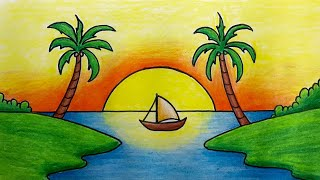
#> input picture data/ornek.jpg, 320 x 180 px
$ python Harris.py
#> lines starting #> are read from the running program, lines starting #| are printed output that depends on the picture; after the words box and inside, x2 and y2 are one past the last pixel; in counts of white or black regions, pixels touching at a corner belong together
import cv2

# Görüntüyü yükle
img = cv2.imread('data/ornek.jpg')
#> img is the input picture: shape (180, 320, 3); mean B, G, R 73.1, 156.2, 143.4

# Görüntüyü gri tona dönüştür
gray = cv2.cvtColor(img, cv2.COLOR_BGR2GRAY)
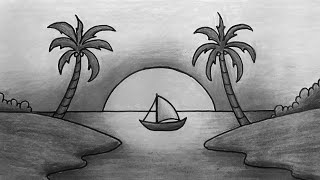
#> gray: shape (180, 320); min 1, max 249, mean 142.9

# Harris köşe detektörü parametreleri
block_size = 2  # Kare yama boyutu
ksize = 3  # Sobel çekirdeği boyutu
k = 0.04  # Harris skorunun duyarlılık parametresi

# Harris köşe detektörü uygula
harris_corners = cv2.cornerHarris(gray, block_size, ksize, k)
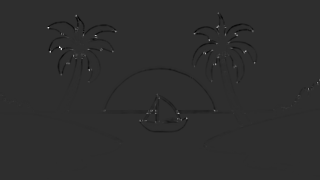
#> harris_corners: shape (180, 320) float32; min -0.0137, max 0.0621, mean -7.75e-05; drawn with min black and max white

# Köşeleri işaretle
img[harris_corners > 0.01 * harris_corners.max()] = [0, 0, 255]
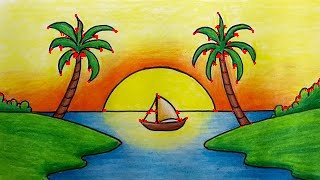
#> img: shape (180, 320, 3); 1.15% of pixels changed, all inside (x1, y1, x2, y2) = (0, 12, 320, 147)

# Görüntüyü göster
cv2.imshow('Harris Kesif Algoritması', img)
cv2.waitKey(0)
cv2.destroyAllWindows()

$ run again, with data/image_left.jpg copied over data/ornek.jpg
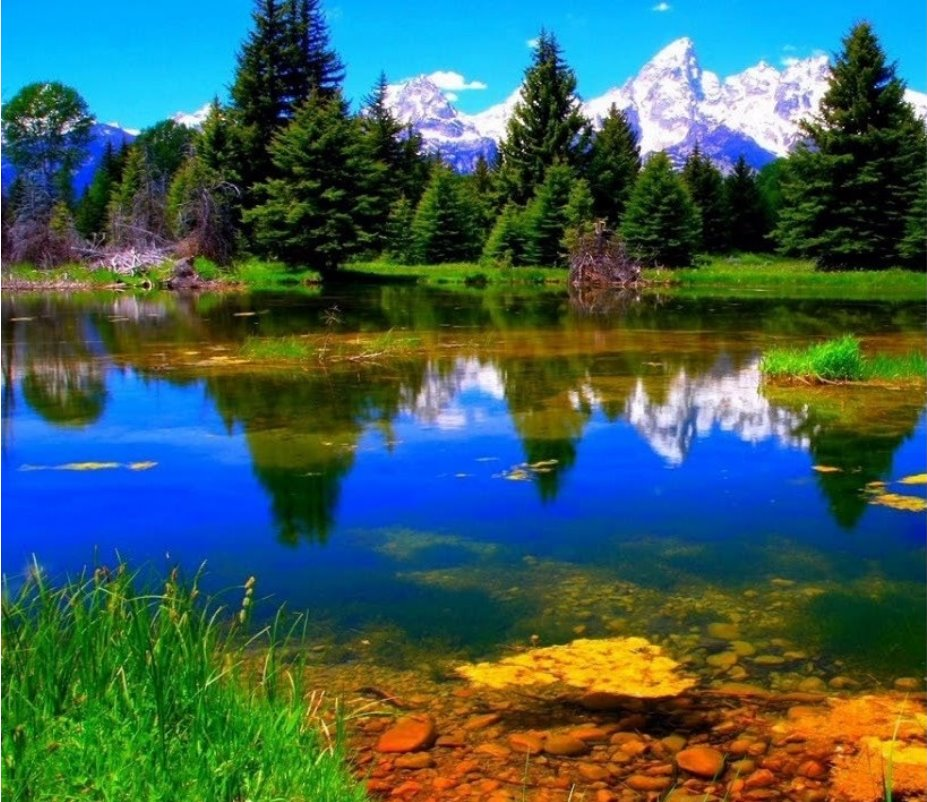
#> input picture data/image_left.jpg, 927 x 802 px
#> img is the input picture: shape (802, 927, 3); mean B, G, R 88.4, 94.8, 62.5
#> `gray = cv2.cvtColor(img, cv2.COLOR_BGR2GRAY)`:
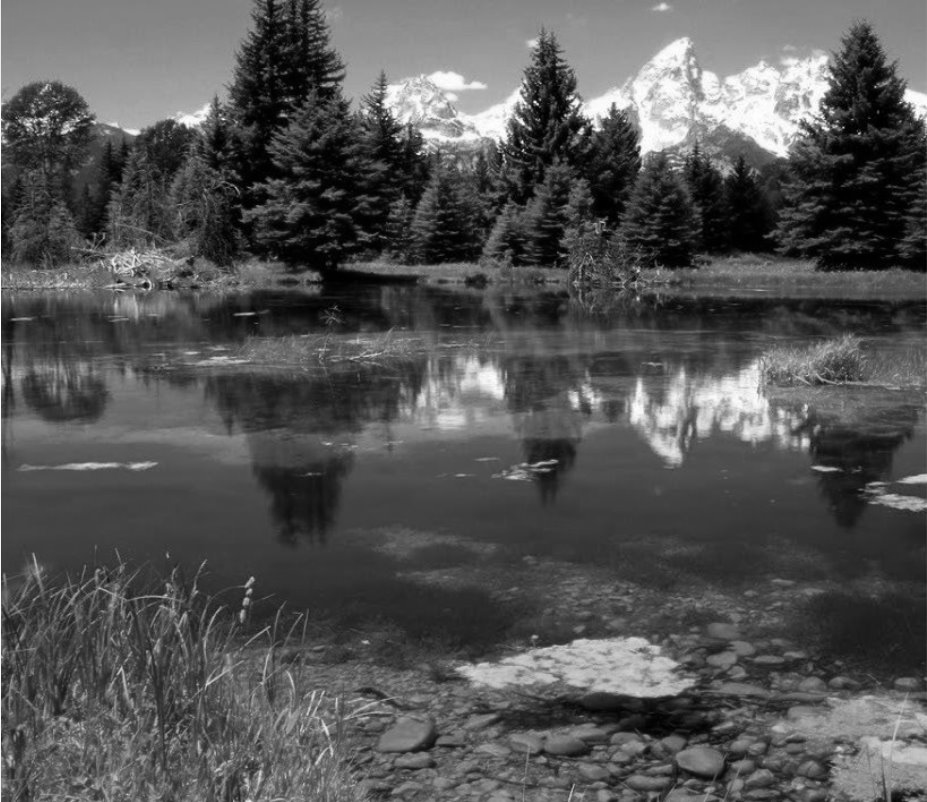
#> gray: shape (802, 927); min 0, max 255, mean 84.4
#> `img[harris_corners > 0.01 * harris_corners.max()] = [0, 0, 255]`:
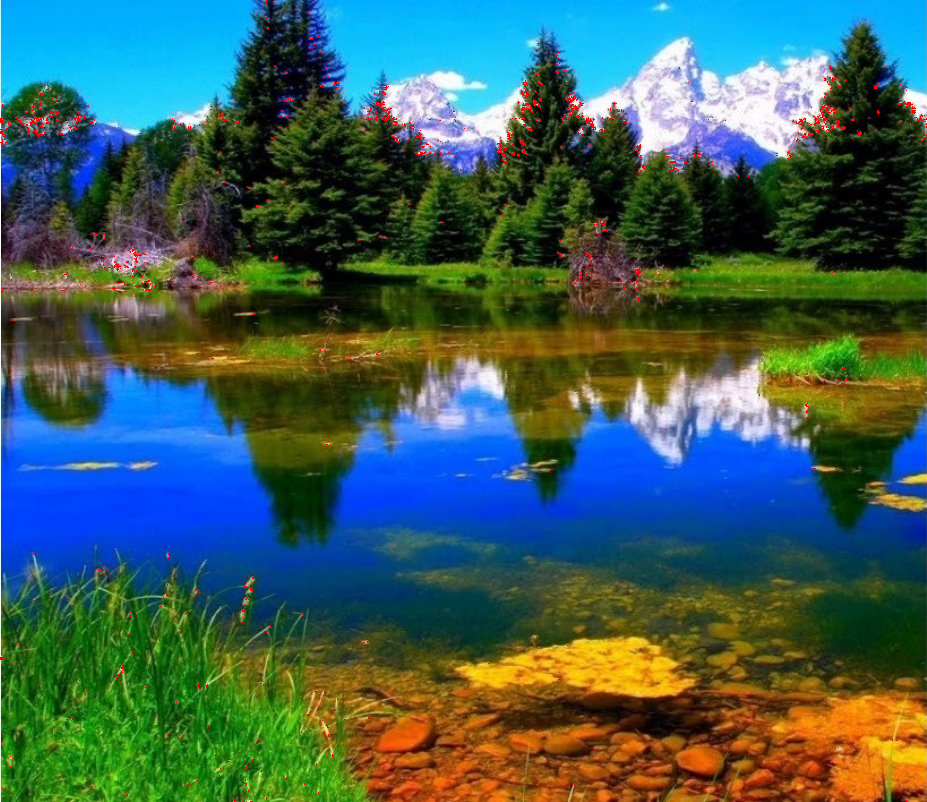
#> img: shape (802, 927, 3); 0.44% of pixels changed, all inside (x1, y1, x2, y2) = (0, 0, 927, 802)

$ run again, with data/image_right.jpg copied over data/ornek.jpg
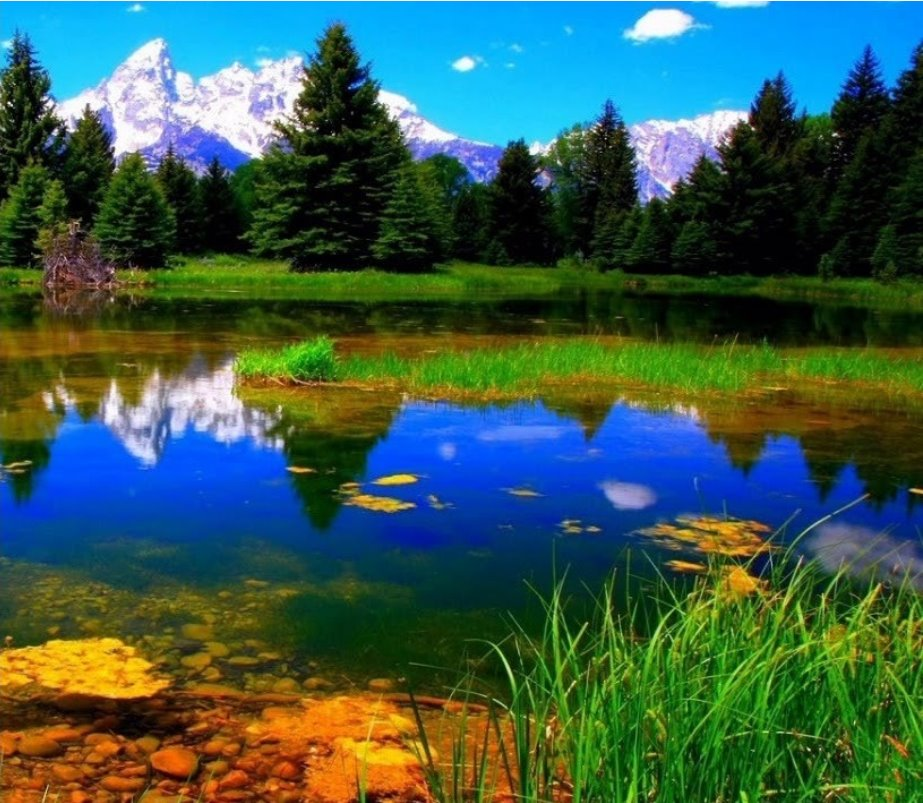
#> input picture data/image_right.jpg, 923 x 803 px
#> img is the input picture: shape (803, 923, 3); mean B, G, R 78.6, 90.7, 57.7
#> `gray = cv2.cvtColor(img, cv2.COLOR_BGR2GRAY)`:
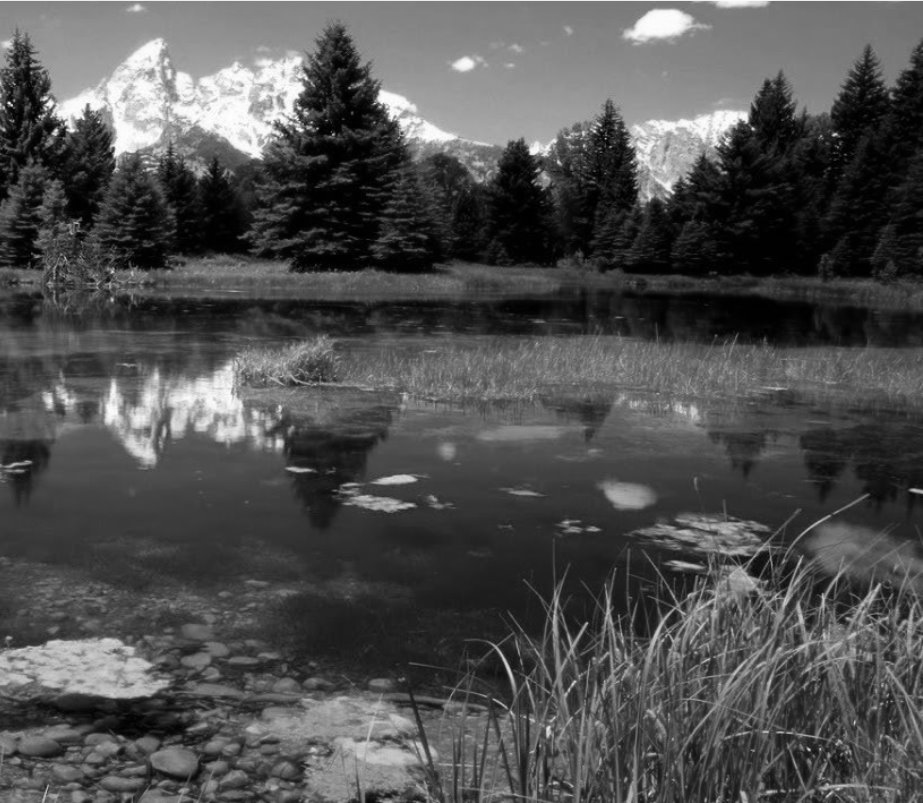
#> gray: shape (803, 923); min 0, max 255, mean 79.5
#> `img[harris_corners > 0.01 * harris_corners.max()] = [0, 0, 255]`:
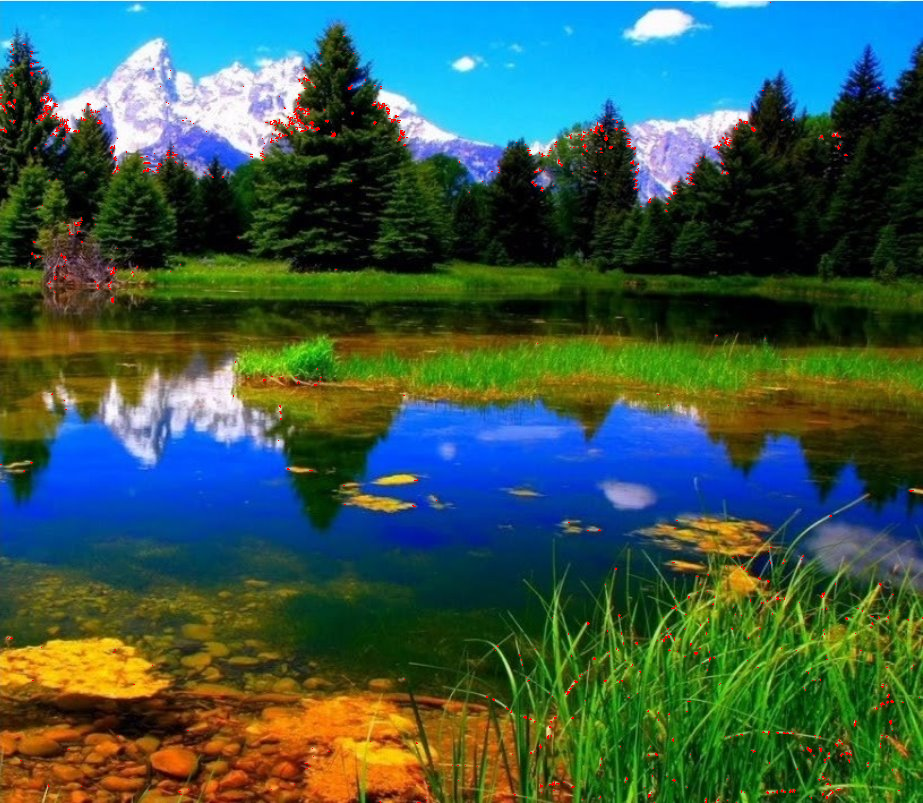
#> img: shape (803, 923, 3); 0.44% of pixels changed, all inside (x1, y1, x2, y2) = (0, 2, 923, 803)
